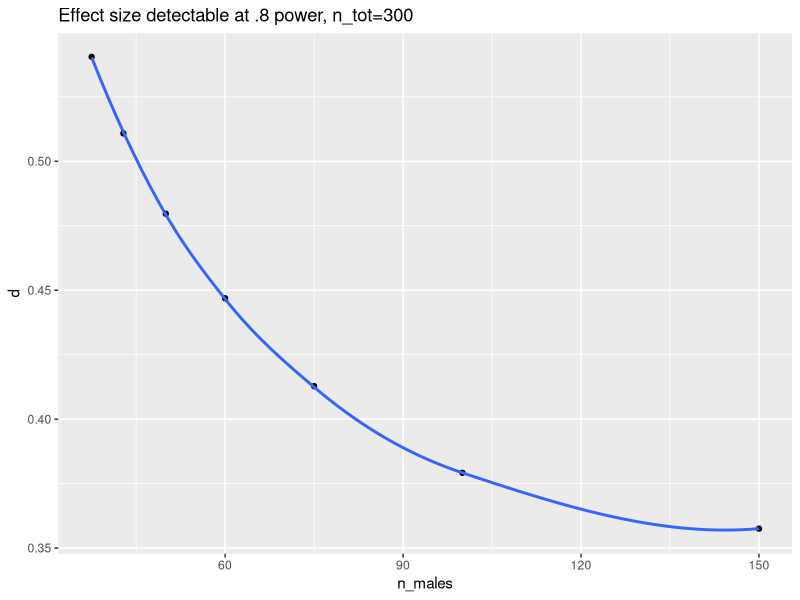

The R script that drew this image:
## ---- chunk 1
knitr::opts_chunk$set(echo = FALSE, 
                      fig.align = "center",
                      out.width = "900px")
## ---- chunk 2
knitr::include_graphics("https://www.nature.com/article-assets/npg/nathumbehav/2017/s41562-016-0021/images_hires/w926/s41562-016-0021-f1.jpg")
## ---- chunk 3
knitr::include_graphics("https://journals.plos.org/plosbiology/article/figure/image?size=large&id=10.1371/journal.pbio.2000797.g003")
## ---- chunk 4
library(tidyverse)

power_to_df <- function(x) {
  df <- data.frame(n1 = x$n1, n2 = x$n2, d = x$d, sig.level = x$sig.level, power = x$power, alternative = x$alternative)
  df
}

power_from_p_male <- function(p_male) {
  n_male <- p_male*300
  n_female <- 300 - n_male
  pwr::pwr.t2n.test(n_male, n_female, sig.level = 0.0125, 
                    power = .8, alternative = "greater")
}

pow_calc <- function(p_male) {
  power_to_df(power_from_p_male(p_male))
}

purrr::map_dfr(1/(2:8), pow_calc) %>%
  dplyr::rename(., n_males = n1) %>%
  ggplot2::ggplot(.) + 
  ggplot2::aes(n_males, d) + 
  ggplot2::geom_point() +
  ggplot2::geom_smooth(se = FALSE) +
  ggplot2::ggtitle("Effect size detectable at .8 power, n_tot=300")
## ---- chunk 5
library(DiagrammeR)
grViz("
      digraph {
      layout = dot
      node [shape = square]
      Analyze -> Evaluate
      Evaluate -> Analyze
      }")
## ---- chunk 6

# Helpful site: https://mikeyharper.uk/flowcharts-in-r-using-diagrammer/

grViz("
      digraph {
      graph [layout = dot, rankdir = LR]
      node [shape = circle, fillcolor = Linen]
      
      # Nod definitions
      E1, E2, En [shape = circle]
      S1, S2, Sn [shape = square]
      XL1, XL2, XLn, XLall  [shape = folder]
      Stat [shape = triangle]
      MSWd, Ppt [shape = rectangle]
      
      # Edge definitions
      E1 -> XL1
      S1 -> XL1
      E2 -> XL2
      S2 -> XL2
      En -> XLn
      Sn -> XLn
      {XL1, XL2, XLn} -> XLall
      XLall -> Stat
      Stat -> {XLplot, MSWd, Ppt}
      XLplot -> {MSWd, Ppt}
      }")
## ---- chunk 7
grViz("
      digraph {
      graph [layout = dot, rankdir = LR]
      
      # Node defaults
      node [shape = circle]
      
       [shape = folder, fillcolor = Linen]
      BOLD, DTI [shape = folder, fillcolor = Beige]
      MNI  [shape = folder, fillcolor = Linen]
      Plot, Stats [shape = rectangle]
      MSWd, Ppt [shape = oval]
      
      # Edge structure
      {T1, MNI} -> StrNorm
      {BOLD, StrNorm} -> BOLDNorm
      {Behavior, BOLDNorm} -> FuncBeh
      {DTI, StrNorm} -> DTINorm
      {FuncBeh, Demog, DTINorm} -> Part
      Part -> {Plot, Stats}
      Stats -> {MSWd, Ppt}
      Plot -> {MSWd, Ppt}
      }")
## ---- chunk 8
# read data files, first row (header) contains variable names
demo <- read.csv(file = "csv/study-1-demo-agg.csv", header = TRUE)
rt <- read.csv(file = "csv/study-1-rt-agg.csv", header = TRUE)

# merge and print
merged <- merge(demo, rt, by = "subID")
merged
## ---- chunk 9
sessionInfo()
